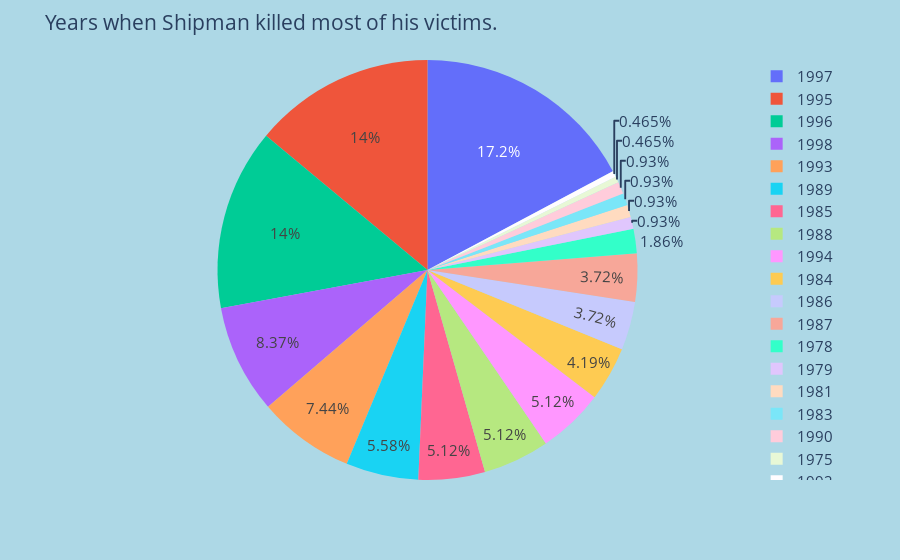

Notebook code for this chart:
### Code cell
import numpy
import plotly.express as px



# Random Data
names = df['yearofDeath']
x =   df['number']

fig = px.pie(values=x, names=names)
fig.update_layout(
    title=dict(text="Years when Shipman killed most of his victims."),font=dict(size=15)
)
fig.update_layout(paper_bgcolor="lightblue")
fig.show()

### Figure 1 — Plotly figure (JSON) as saved in the notebook; plotly's stock layout.template omitted (floating-point values rounded to 4 significant figures)
{"data": [{"domain": {"x": [0, 1], "y": [0, 1]}, "hovertemplate": "label=%{label}<br>value=%{value}<extra></extra>", "labels": [1975, 1978, 1979, 1981, 1983, 1984, 1985, 1986, 1987, 1988, 1989, 1990, 1992, 1993, 1994, 1995, 1996, 1997, 1998], "legendgroup": "", "name": "", "showlegend": true, "type": "pie", "values": [1, 4, 2, 2, 2, 9, 11, 8, 8, 11, 12, 2, 1, 16, 11, 30, 30, 37, 18]}], "layout": {"font": {"size": 15}, "legend": {"tracegroupgap": 0}, "margin": {"t": 60}, "paper_bgcolor": "lightblue", "title": {"text": "Years when Shipman killed most of his victims."}}}
